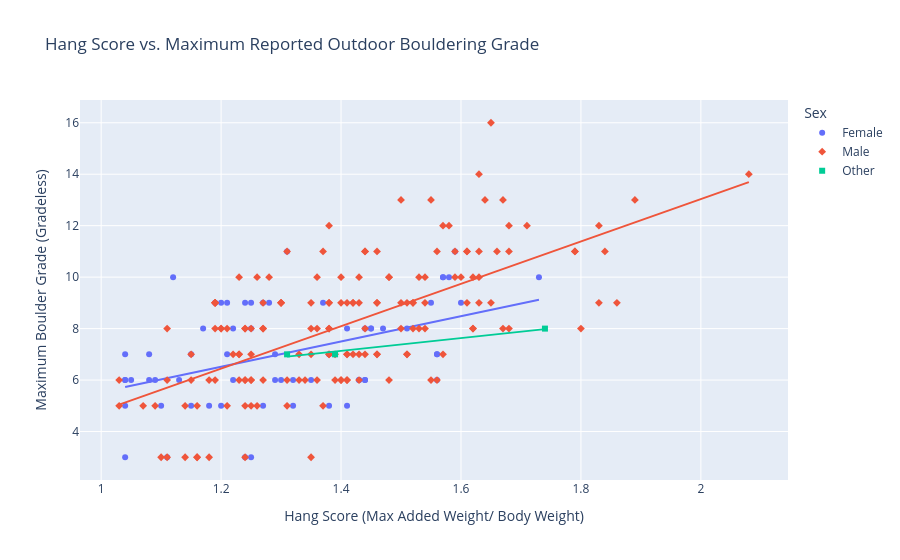
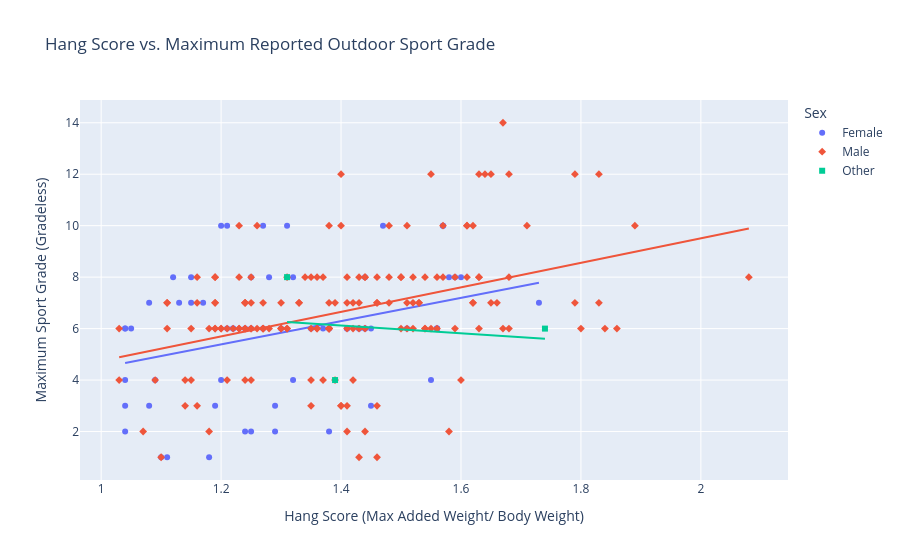
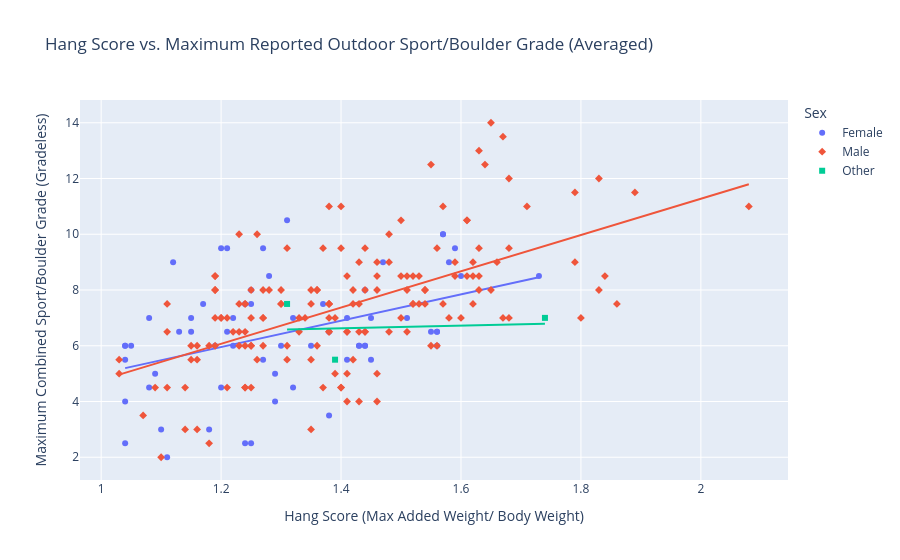
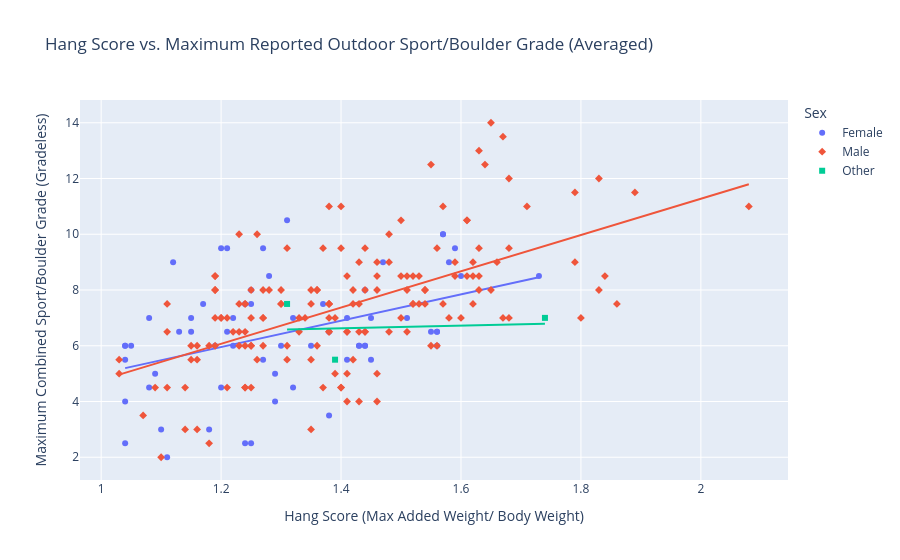

The notebook cell these images were saved under, in order:
### Code cell
boulder_fig = px.scatter(pcc_ge_3,
          x='hang_score',
          y='max_boulder',
          color='sex',
          symbol='sex',
          trendline='ols',
          title='Hang Score vs. Maximum Reported Outdoor Bouldering Grade',
          labels = {'hang_score': 'Hang Score (Max Added Weight/ Body Weight)',
                   'max_boulder': 'Maximum Boulder Grade (Gradeless)',
                    'max_sport': 'Maximum Sport Grade (Gradeless)',
                   'sex': 'Sex'})
boulder_fig.show()

boulder_fig = px.scatter(pcc_ge_3,
          x='hang_score',
          y='max_sport',
          color='sex',
          symbol='sex',
          trendline='ols',
          title='Hang Score vs. Maximum Reported Outdoor Sport Grade',
          labels = {'hang_score': 'Hang Score (Max Added Weight/ Body Weight)',
                   'max_boulder': 'Maximum Boulder Grade (Gradeless)',
                    'max_sport': 'Maximum Sport Grade (Gradeless)',
                   'sex': 'Sex'})
boulder_fig.show()

average_fig = px.scatter(pcc_ge_3,
          x='hang_score',
          y='max_climb_avg',
          color='sex',
          symbol='sex',
          trendline='ols',
          title='Hang Score vs. Maximum Reported Outdoor Sport/Boulder Grade (Averaged)',
          labels = {'hang_score': 'Hang Score (Max Added Weight/ Body Weight)',
                   'max_boulder': 'Maximum Boulder Grade (Gradeless)',
                    'max_sport': 'Maximum Sport Grade (Gradeless)',
                    'max_climb_avg': 'Maximum Combined Sport/Boulder Grade (Gradeless)',
                   'sex': 'Sex'})
average_fig.show()

boulder_vs_sport = px.scatter(pcc_ge_3,
          x='max_boulder',
          y='max_sport',
          color='sex',
          symbol='sex',
          trendline='ols',
          title='Max Boulder Grade vs. Max Sport Grade',
          labels = {'hang_score': 'Hang Score (Max Added Weight/ Body Weight)',
                   'max_boulder': 'Maximum Boulder Grade (Gradeless)',
                    'max_sport': 'Maximum Sport Grade (Gradeless)',
                    'max_climb_avg': 'Maximum Combined Sport/Boulder Grade (Gradeless)',
                   'sex': 'Sex'})
average_fig.show()

### Figure 1 — Plotly figure (JSON) as saved in the notebook; plotly's stock layout.template omitted (floating-point values rounded to 4 significant figures; data arrays with more than 128 entries replaced by an {"elided": "..."} marker saying what was removed)
{"data": [{"hovertemplate": "Sex=Female<br>Hang Score (Max Added Weight/ Body Weight)=%{x}<br>Maximum Boulder Grade (Gradeless)=%{y}<extra></extra>", "legendgroup": "Female", "marker": {"color": "#636efa", "symbol": "circle"}, "mode": "markers", "name": "Female", "orientation": "v", "showlegend": true, "type": "scatter", "x": [1.25, 1.08, 1.25, 1.17, 1.2, 1.04, 1.27, 1.24, 1.59, 1.19, 1.29, 1.21, 1.05, 1.08, 1.22, 1.58, 1.24, 1.21, 1.32, 1.22, 1.56, 1.41, 1.15, 1.57, 1.57, 1.56, 1.56, 1.31, 1.15, 1.11, 1.29, 1.55, 1.12, 1.28, 1.18, 1.73, 1.44, 1.32, 1.44, 1.37, 1.09, 1.43, 1.38, 1.04, 1.04, 1.43, 1.04, 1.25, 1.2, 1.38, 1.47, 1.35, 1.13, 1.51, 1.44, 1.04, 1.45, 1.3, 1.45, 1.1, 1.6, 1.27, 1.41], "xaxis": "x", "y": [3, 7, 9, 8, 9, 5, 9, 3, 11, 9, 6, 9, 6, 6, 8, 10, 9, 7, 6, 6, 6, 8, 7, 10, 10, 7, 7, 11, 5, 3, 7, 9, 10, 9, 5, 10, 6, 5, 6, 9, 6, 6, 7, 6, 6, 6, 3, 8, 5, 5, 8, 6, 6, 8, 8, 7, 8, 6, 8, 5, 9, 5, 5], "yaxis": "y"}, {"hovertemplate": "<b>OLS trendline</b><br>max_boulder = 4.91671 * hang_score + 0.618945<br>R<sup>2</sup>=0.193498<br><br>Sex=Female<br>Hang Score (Max Added Weight/ Body Weight)=%{x}<br>Maximum Boulder Grade (Gradeless)=%{y} <b>(trend)</b><extra></extra>", "legendgroup": "Female", "marker": {"color": "#636efa", "symbol": "circle"}, "mode": "lines", "name": "Female", "showlegend": false, "type": "scatter", "x": [1.04, 1.04, 1.04, 1.04, 1.04, 1.05, 1.08, 1.08, 1.09, 1.1, 1.11, 1.12, 1.13, 1.15, 1.15, 1.17, 1.18, 1.19, 1.2, 1.2, 1.21, 1.21, 1.22, 1.22, 1.24, 1.24, 1.25, 1.25, 1.25, 1.27, 1.27, 1.28, 1.29, 1.29, 1.3, 1.31, 1.32, 1.32, 1.35, 1.37, 1.38, 1.38, 1.41, 1.41, 1.43, 1.43, 1.44, 1.44, 1.44, 1.45, 1.45, 1.47, 1.51, 1.55, 1.56, 1.56, 1.56, 1.57, 1.57, 1.58, 1.59, 1.6, 1.73], "xaxis": "x", "y": [5.732, 5.732, 5.732, 5.732, 5.732, 5.781, 5.929, 5.929, 5.978, 6.027, 6.076, 6.126, 6.175, 6.273, 6.273, 6.372, 6.421, 6.47, 6.519, 6.519, 6.568, 6.568, 6.617, 6.617, 6.716, 6.716, 6.765, 6.765, 6.765, 6.863, 6.863, 6.912, 6.962, 6.962, 7.011, 7.06, 7.109, 7.109, 7.257, 7.355, 7.404, 7.404, 7.552, 7.552, 7.65, 7.65, 7.699, 7.699, 7.699, 7.748, 7.748, 7.847, 8.043, 8.24, 8.289, 8.289, 8.289, 8.338, 8.338, 8.387, 8.437, 8.486, 9.125], "yaxis": "y"}, {"hovertemplate": "Sex=Male<br>Hang Score (Max Added Weight/ Body Weight)=%{x}<br>Maximum Boulder Grade (Gradeless)=%{y}<extra></extra>", "legendgroup": "Male", "marker": {"color": "#EF553B", "symbol": "diamond"}, "mode": "markers", "name": "Male", "orientation": "v", "showlegend": true, "type": "scatter", "x": {"elided": "158 float values"}, "xaxis": "x", "y": {"elided": "158 int values"}, "yaxis": "y"}, {"hovertemplate": "<b>OLS trendline</b><br>max_boulder = 8.23523 * hang_score + -3.43751<br>R<sup>2</sup>=0.418221<br><br>Sex=Male<br>Hang Score (Max Added Weight/ Body Weight)=%{x}<br>Maximum Boulder Grade (Gradeless)=%{y} <b>(trend)</b><extra></extra>", "legendgroup": "Male", "marker": {"color": "#EF553B", "symbol": "diamond"}, "mode": "lines", "name": "Male", "showlegend": false, "type": "scatter", "x": {"elided": "158 float values"}, "xaxis": "x", "y": {"elided": "158 float values"}, "yaxis": "y"}, {"hovertemplate": "Sex=Other<br>Hang Score (Max Added Weight/ Body Weight)=%{x}<br>Maximum Boulder Grade (Gradeless)=%{y}<extra></extra>", "legendgroup": "Other", "marker": {"color": "#00cc96", "symbol": "square"}, "mode": "markers", "name": "Other", "orientation": "v", "showlegend": true, "type": "scatter", "x": [1.31, 1.39, 1.74], "xaxis": "x", "y": [7, 7, 8], "yaxis": "y"}, {"hovertemplate": "<b>OLS trendline</b><br>max_boulder = 2.48566 * hang_score + 3.65456<br>R<sup>2</sup>=0.969407<br><br>Sex=Other<br>Hang Score (Max Added Weight/ Body Weight)=%{x}<br>Maximum Boulder Grade (Gradeless)=%{y} <b>(trend)</b><extra></extra>", "legendgroup": "Other", "marker": {"color": "#00cc96", "symbol": "square"}, "mode": "lines", "name": "Other", "showlegend": false, "type": "scatter", "x": [1.31, 1.39, 1.74], "xaxis": "x", "y": [6.911, 7.11, 7.98], "yaxis": "y"}], "layout": {"autosize": true, "legend": {"title": {"text": "Sex"}, "tracegroupgap": 0}, "title": {"text": "Hang Score vs. Maximum Reported Outdoor Bouldering Grade"}, "xaxis": {"anchor": "y", "autorange": true, "domain": [0, 1], "range": [0.9633, 2.147], "title": {"text": "Hang Score (Max Added Weight/ Body Weight)"}, "type": "linear"}, "yaxis": {"anchor": "x", "autorange": true, "domain": [0, 1], "range": [2.048, 16.95], "title": {"text": "Maximum Boulder Grade (Gradeless)"}, "type": "linear"}}}

### Figure 2 — Plotly figure (JSON) as saved in the notebook; plotly's stock layout.template omitted (floating-point values rounded to 4 significant figures; data arrays with more than 128 entries replaced by an {"elided": "..."} marker saying what was removed)
{"data": [{"hovertemplate": "Sex=Female<br>Hang Score (Max Added Weight/ Body Weight)=%{x}<br>Maximum Sport Grade (Gradeless)=%{y}<extra></extra>", "legendgroup": "Female", "marker": {"color": "#636efa", "symbol": "circle"}, "mode": "markers", "name": "Female", "orientation": "v", "showlegend": true, "type": "scatter", "x": [1.25, 1.08, 1.25, 1.17, 1.2, 1.04, 1.27, 1.24, 1.59, 1.19, 1.29, 1.21, 1.05, 1.08, 1.22, 1.58, 1.24, 1.21, 1.32, 1.22, 1.56, 1.41, 1.15, 1.57, 1.57, 1.56, 1.56, 1.31, 1.15, 1.11, 1.29, 1.55, 1.12, 1.28, 1.18, 1.73, 1.44, 1.32, 1.44, 1.37, 1.09, 1.43, 1.38, 1.04, 1.04, 1.43, 1.04, 1.25, 1.2, 1.38, 1.47, 1.35, 1.13, 1.51, 1.44, 1.04, 1.45, 1.3, 1.45, 1.1, 1.6, 1.27, 1.41], "xaxis": "x", "y": [2, 7, 6, 7, 10, 3, 10, 2, 8, 3, 2, 10, 6, 3, 6, 8, 6, 6, 8, 6, 6, 6, 7, 10, 10, 6, 6, 10, 8, 1, 3, 4, 8, 8, 1, 7, 6, 4, 6, 6, 4, 6, 6, 6, 6, 6, 2, 8, 4, 2, 10, 6, 7, 6, 8, 4, 6, 6, 3, 1, 8, 6, 6], "yaxis": "y"}, {"hovertemplate": "<b>OLS trendline</b><br>max_sport = 4.52279 * hang_score + -0.041864<br>R<sup>2</sup>=0.106569<br><br>Sex=Female<br>Hang Score (Max Added Weight/ Body Weight)=%{x}<br>Maximum Sport Grade (Gradeless)=%{y} <b>(trend)</b><extra></extra>", "legendgroup": "Female", "marker": {"color": "#636efa", "symbol": "circle"}, "mode": "lines", "name": "Female", "showlegend": false, "type": "scatter", "x": [1.04, 1.04, 1.04, 1.04, 1.04, 1.05, 1.08, 1.08, 1.09, 1.1, 1.11, 1.12, 1.13, 1.15, 1.15, 1.17, 1.18, 1.19, 1.2, 1.2, 1.21, 1.21, 1.22, 1.22, 1.24, 1.24, 1.25, 1.25, 1.25, 1.27, 1.27, 1.28, 1.29, 1.29, 1.3, 1.31, 1.32, 1.32, 1.35, 1.37, 1.38, 1.38, 1.41, 1.41, 1.43, 1.43, 1.44, 1.44, 1.44, 1.45, 1.45, 1.47, 1.51, 1.55, 1.56, 1.56, 1.56, 1.57, 1.57, 1.58, 1.59, 1.6, 1.73], "xaxis": "x", "y": [4.662, 4.662, 4.662, 4.662, 4.662, 4.707, 4.843, 4.843, 4.888, 4.933, 4.978, 5.024, 5.069, 5.159, 5.159, 5.25, 5.295, 5.34, 5.385, 5.385, 5.431, 5.431, 5.476, 5.476, 5.566, 5.566, 5.612, 5.612, 5.612, 5.702, 5.702, 5.747, 5.793, 5.793, 5.838, 5.883, 5.928, 5.928, 6.064, 6.154, 6.2, 6.2, 6.335, 6.335, 6.426, 6.426, 6.471, 6.471, 6.471, 6.516, 6.516, 6.607, 6.788, 6.968, 7.014, 7.014, 7.014, 7.059, 7.059, 7.104, 7.149, 7.195, 7.783], "yaxis": "y"}, {"hovertemplate": "Sex=Male<br>Hang Score (Max Added Weight/ Body Weight)=%{x}<br>Maximum Sport Grade (Gradeless)=%{y}<extra></extra>", "legendgroup": "Male", "marker": {"color": "#EF553B", "symbol": "diamond"}, "mode": "markers", "name": "Male", "orientation": "v", "showlegend": true, "type": "scatter", "x": {"elided": "158 float values"}, "xaxis": "x", "y": {"elided": "158 int values"}, "yaxis": "y"}, {"hovertemplate": "<b>OLS trendline</b><br>max_sport = 4.77158 * hang_score + -0.0308313<br>R<sup>2</sup>=0.158160<br><br>Sex=Male<br>Hang Score (Max Added Weight/ Body Weight)=%{x}<br>Maximum Sport Grade (Gradeless)=%{y} <b>(trend)</b><extra></extra>", "legendgroup": "Male", "marker": {"color": "#EF553B", "symbol": "diamond"}, "mode": "lines", "name": "Male", "showlegend": false, "type": "scatter", "x": {"elided": "158 float values"}, "xaxis": "x", "y": {"elided": "158 float values"}, "yaxis": "y"}, {"hovertemplate": "Sex=Other<br>Hang Score (Max Added Weight/ Body Weight)=%{x}<br>Maximum Sport Grade (Gradeless)=%{y}<extra></extra>", "legendgroup": "Other", "marker": {"color": "#00cc96", "symbol": "square"}, "mode": "markers", "name": "Other", "orientation": "v", "showlegend": true, "type": "scatter", "x": [1.31, 1.39, 1.74], "xaxis": "x", "y": [8, 4, 6], "yaxis": "y"}, {"hovertemplate": "<b>OLS trendline</b><br>max_sport = -1.52964 * hang_score + 8.26386<br>R<sup>2</sup>=0.030593<br><br>Sex=Other<br>Hang Score (Max Added Weight/ Body Weight)=%{x}<br>Maximum Sport Grade (Gradeless)=%{y} <b>(trend)</b><extra></extra>", "legendgroup": "Other", "marker": {"color": "#00cc96", "symbol": "square"}, "mode": "lines", "name": "Other", "showlegend": false, "type": "scatter", "x": [1.31, 1.39, 1.74], "xaxis": "x", "y": [6.26, 6.138, 5.602], "yaxis": "y"}], "layout": {"autosize": true, "legend": {"title": {"text": "Sex"}, "tracegroupgap": 0}, "title": {"text": "Hang Score vs. Maximum Reported Outdoor Sport Grade"}, "xaxis": {"anchor": "y", "autorange": true, "domain": [0, 1], "range": [0.9633, 2.147], "title": {"text": "Hang Score (Max Added Weight/ Body Weight)"}, "type": "linear"}, "yaxis": {"anchor": "x", "autorange": true, "domain": [0, 1], "range": [0.04777, 14.95], "title": {"text": "Maximum Sport Grade (Gradeless)"}, "type": "linear"}}}

### Figure 3 — Plotly figure (JSON) as saved in the notebook; plotly's stock layout.template omitted (floating-point values rounded to 4 significant figures; data arrays with more than 128 entries replaced by an {"elided": "..."} marker saying what was removed)
{"data": [{"hovertemplate": "Sex=Female<br>Hang Score (Max Added Weight/ Body Weight)=%{x}<br>Maximum Combined Sport/Boulder Grade (Gradeless)=%{y}<extra></extra>", "legendgroup": "Female", "marker": {"color": "#636efa", "symbol": "circle"}, "mode": "markers", "name": "Female", "orientation": "v", "showlegend": true, "type": "scatter", "x": [1.25, 1.08, 1.25, 1.17, 1.2, 1.04, 1.27, 1.24, 1.59, 1.19, 1.29, 1.21, 1.05, 1.08, 1.22, 1.58, 1.24, 1.21, 1.32, 1.22, 1.56, 1.41, 1.15, 1.57, 1.57, 1.56, 1.56, 1.31, 1.15, 1.11, 1.29, 1.55, 1.12, 1.28, 1.18, 1.73, 1.44, 1.32, 1.44, 1.37, 1.09, 1.43, 1.38, 1.04, 1.04, 1.43, 1.04, 1.25, 1.2, 1.38, 1.47, 1.35, 1.13, 1.51, 1.44, 1.04, 1.45, 1.3, 1.45, 1.1, 1.6, 1.27, 1.41], "xaxis": "x", "y": [2.5, 7, 7.5, 7.5, 9.5, 4, 9.5, 2.5, 9.5, 6, 4, 9.5, 6, 4.5, 7, 9, 7.5, 6.5, 7, 6, 6, 7, 7, 10, 10, 6.5, 6.5, 10.5, 6.5, 2, 5, 6.5, 9, 8.5, 3, 8.5, 6, 4.5, 6, 7.5, 5, 6, 6.5, 6, 6, 6, 2.5, 8, 4.5, 3.5, 9, 6, 6.5, 7, 8, 5.5, 7, 6, 5.5, 3, 8.5, 5.5, 5.5], "yaxis": "y"}, {"hovertemplate": "<b>OLS trendline</b><br>max_climb_avg = 4.71975 * hang_score + 0.288541<br>R<sup>2</sup>=0.169134<br><br>Sex=Female<br>Hang Score (Max Added Weight/ Body Weight)=%{x}<br>Maximum Combined Sport/Boulder Grade (Gradeless)=%{y} <b>(trend)</b><extra></extra>", "legendgroup": "Female", "marker": {"color": "#636efa", "symbol": "circle"}, "mode": "lines", "name": "Female", "showlegend": false, "type": "scatter", "x": [1.04, 1.04, 1.04, 1.04, 1.04, 1.05, 1.08, 1.08, 1.09, 1.1, 1.11, 1.12, 1.13, 1.15, 1.15, 1.17, 1.18, 1.19, 1.2, 1.2, 1.21, 1.21, 1.22, 1.22, 1.24, 1.24, 1.25, 1.25, 1.25, 1.27, 1.27, 1.28, 1.29, 1.29, 1.3, 1.31, 1.32, 1.32, 1.35, 1.37, 1.38, 1.38, 1.41, 1.41, 1.43, 1.43, 1.44, 1.44, 1.44, 1.45, 1.45, 1.47, 1.51, 1.55, 1.56, 1.56, 1.56, 1.57, 1.57, 1.58, 1.59, 1.6, 1.73], "xaxis": "x", "y": [5.197, 5.197, 5.197, 5.197, 5.197, 5.244, 5.386, 5.386, 5.433, 5.48, 5.527, 5.575, 5.622, 5.716, 5.716, 5.811, 5.858, 5.905, 5.952, 5.952, 5.999, 5.999, 6.047, 6.047, 6.141, 6.141, 6.188, 6.188, 6.188, 6.283, 6.283, 6.33, 6.377, 6.377, 6.424, 6.471, 6.519, 6.519, 6.66, 6.755, 6.802, 6.802, 6.943, 6.943, 7.038, 7.038, 7.085, 7.085, 7.085, 7.132, 7.132, 7.227, 7.415, 7.604, 7.651, 7.651, 7.651, 7.699, 7.699, 7.746, 7.793, 7.84, 8.454], "yaxis": "y"}, {"hovertemplate": "Sex=Male<br>Hang Score (Max Added Weight/ Body Weight)=%{x}<br>Maximum Combined Sport/Boulder Grade (Gradeless)=%{y}<extra></extra>", "legendgroup": "Male", "marker": {"color": "#EF553B", "symbol": "diamond"}, "mode": "markers", "name": "Male", "orientation": "v", "showlegend": true, "type": "scatter", "x": {"elided": "158 float values"}, "xaxis": "x", "y": {"elided": "158 float values"}, "yaxis": "y"}, {"hovertemplate": "<b>OLS trendline</b><br>max_climb_avg = 6.5034 * hang_score + -1.73417<br>R<sup>2</sup>=0.339163<br><br>Sex=Male<br>Hang Score (Max Added Weight/ Body Weight)=%{x}<br>Maximum Combined Sport/Boulder Grade (Gradeless)=%{y} <b>(trend)</b><extra></extra>", "legendgroup": "Male", "marker": {"color": "#EF553B", "symbol": "diamond"}, "mode": "lines", "name": "Male", "showlegend": false, "type": "scatter", "x": {"elided": "158 float values"}, "xaxis": "x", "y": {"elided": "158 float values"}, "yaxis": "y"}, {"hovertemplate": "Sex=Other<br>Hang Score (Max Added Weight/ Body Weight)=%{x}<br>Maximum Combined Sport/Boulder Grade (Gradeless)=%{y}<extra></extra>", "legendgroup": "Other", "marker": {"color": "#00cc96", "symbol": "square"}, "mode": "markers", "name": "Other", "orientation": "v", "showlegend": true, "type": "scatter", "x": [1.31, 1.39, 1.74], "xaxis": "x", "y": [7.5, 5.5, 7], "yaxis": "y"}, {"hovertemplate": "<b>OLS trendline</b><br>max_climb_avg = 0.478011 * hang_score + 5.95921<br>R<sup>2</sup>=0.011031<br><br>Sex=Other<br>Hang Score (Max Added Weight/ Body Weight)=%{x}<br>Maximum Combined Sport/Boulder Grade (Gradeless)=%{y} <b>(trend)</b><extra></extra>", "legendgroup": "Other", "marker": {"color": "#00cc96", "symbol": "square"}, "mode": "lines", "name": "Other", "showlegend": false, "type": "scatter", "x": [1.31, 1.39, 1.74], "xaxis": "x", "y": [6.585, 6.624, 6.791], "yaxis": "y"}], "layout": {"autosize": true, "legend": {"title": {"text": "Sex"}, "tracegroupgap": 0}, "title": {"text": "Hang Score vs. Maximum Reported Outdoor Sport/Boulder Grade (Averaged)"}, "xaxis": {"anchor": "y", "autorange": true, "domain": [0, 1], "range": [0.9633, 2.147], "title": {"text": "Hang Score (Max Added Weight/ Body Weight)"}, "type": "linear"}, "yaxis": {"anchor": "x", "autorange": true, "domain": [0, 1], "range": [1.121, 14.88], "title": {"text": "Maximum Combined Sport/Boulder Grade (Gradeless)"}, "type": "linear"}}}

### Figure 4 — Plotly figure (JSON) as saved in the notebook; plotly's stock layout.template omitted (floating-point values rounded to 4 significant figures; data arrays with more than 128 entries replaced by an {"elided": "..."} marker saying what was removed)
{"data": [{"hovertemplate": "Sex=Female<br>Hang Score (Max Added Weight/ Body Weight)=%{x}<br>Maximum Combined Sport/Boulder Grade (Gradeless)=%{y}<extra></extra>", "legendgroup": "Female", "marker": {"color": "#636efa", "symbol": "circle"}, "mode": "markers", "name": "Female", "orientation": "v", "showlegend": true, "type": "scatter", "x": [1.25, 1.08, 1.25, 1.17, 1.2, 1.04, 1.27, 1.24, 1.59, 1.19, 1.29, 1.21, 1.05, 1.08, 1.22, 1.58, 1.24, 1.21, 1.32, 1.22, 1.56, 1.41, 1.15, 1.57, 1.57, 1.56, 1.56, 1.31, 1.15, 1.11, 1.29, 1.55, 1.12, 1.28, 1.18, 1.73, 1.44, 1.32, 1.44, 1.37, 1.09, 1.43, 1.38, 1.04, 1.04, 1.43, 1.04, 1.25, 1.2, 1.38, 1.47, 1.35, 1.13, 1.51, 1.44, 1.04, 1.45, 1.3, 1.45, 1.1, 1.6, 1.27, 1.41], "xaxis": "x", "y": [2.5, 7, 7.5, 7.5, 9.5, 4, 9.5, 2.5, 9.5, 6, 4, 9.5, 6, 4.5, 7, 9, 7.5, 6.5, 7, 6, 6, 7, 7, 10, 10, 6.5, 6.5, 10.5, 6.5, 2, 5, 6.5, 9, 8.5, 3, 8.5, 6, 4.5, 6, 7.5, 5, 6, 6.5, 6, 6, 6, 2.5, 8, 4.5, 3.5, 9, 6, 6.5, 7, 8, 5.5, 7, 6, 5.5, 3, 8.5, 5.5, 5.5], "yaxis": "y"}, {"hovertemplate": "<b>OLS trendline</b><br>max_climb_avg = 4.71975 * hang_score + 0.288541<br>R<sup>2</sup>=0.169134<br><br>Sex=Female<br>Hang Score (Max Added Weight/ Body Weight)=%{x}<br>Maximum Combined Sport/Boulder Grade (Gradeless)=%{y} <b>(trend)</b><extra></extra>", "legendgroup": "Female", "marker": {"color": "#636efa", "symbol": "circle"}, "mode": "lines", "name": "Female", "showlegend": false, "type": "scatter", "x": [1.04, 1.04, 1.04, 1.04, 1.04, 1.05, 1.08, 1.08, 1.09, 1.1, 1.11, 1.12, 1.13, 1.15, 1.15, 1.17, 1.18, 1.19, 1.2, 1.2, 1.21, 1.21, 1.22, 1.22, 1.24, 1.24, 1.25, 1.25, 1.25, 1.27, 1.27, 1.28, 1.29, 1.29, 1.3, 1.31, 1.32, 1.32, 1.35, 1.37, 1.38, 1.38, 1.41, 1.41, 1.43, 1.43, 1.44, 1.44, 1.44, 1.45, 1.45, 1.47, 1.51, 1.55, 1.56, 1.56, 1.56, 1.57, 1.57, 1.58, 1.59, 1.6, 1.73], "xaxis": "x", "y": [5.197, 5.197, 5.197, 5.197, 5.197, 5.244, 5.386, 5.386, 5.433, 5.48, 5.527, 5.575, 5.622, 5.716, 5.716, 5.811, 5.858, 5.905, 5.952, 5.952, 5.999, 5.999, 6.047, 6.047, 6.141, 6.141, 6.188, 6.188, 6.188, 6.283, 6.283, 6.33, 6.377, 6.377, 6.424, 6.471, 6.519, 6.519, 6.66, 6.755, 6.802, 6.802, 6.943, 6.943, 7.038, 7.038, 7.085, 7.085, 7.085, 7.132, 7.132, 7.227, 7.415, 7.604, 7.651, 7.651, 7.651, 7.699, 7.699, 7.746, 7.793, 7.84, 8.454], "yaxis": "y"}, {"hovertemplate": "Sex=Male<br>Hang Score (Max Added Weight/ Body Weight)=%{x}<br>Maximum Combined Sport/Boulder Grade (Gradeless)=%{y}<extra></extra>", "legendgroup": "Male", "marker": {"color": "#EF553B", "symbol": "diamond"}, "mode": "markers", "name": "Male", "orientation": "v", "showlegend": true, "type": "scatter", "x": {"elided": "158 float values"}, "xaxis": "x", "y": {"elided": "158 float values"}, "yaxis": "y"}, {"hovertemplate": "<b>OLS trendline</b><br>max_climb_avg = 6.5034 * hang_score + -1.73417<br>R<sup>2</sup>=0.339163<br><br>Sex=Male<br>Hang Score (Max Added Weight/ Body Weight)=%{x}<br>Maximum Combined Sport/Boulder Grade (Gradeless)=%{y} <b>(trend)</b><extra></extra>", "legendgroup": "Male", "marker": {"color": "#EF553B", "symbol": "diamond"}, "mode": "lines", "name": "Male", "showlegend": false, "type": "scatter", "x": {"elided": "158 float values"}, "xaxis": "x", "y": {"elided": "158 float values"}, "yaxis": "y"}, {"hovertemplate": "Sex=Other<br>Hang Score (Max Added Weight/ Body Weight)=%{x}<br>Maximum Combined Sport/Boulder Grade (Gradeless)=%{y}<extra></extra>", "legendgroup": "Other", "marker": {"color": "#00cc96", "symbol": "square"}, "mode": "markers", "name": "Other", "orientation": "v", "showlegend": true, "type": "scatter", "x": [1.31, 1.39, 1.74], "xaxis": "x", "y": [7.5, 5.5, 7], "yaxis": "y"}, {"hovertemplate": "<b>OLS trendline</b><br>max_climb_avg = 0.478011 * hang_score + 5.95921<br>R<sup>2</sup>=0.011031<br><br>Sex=Other<br>Hang Score (Max Added Weight/ Body Weight)=%{x}<br>Maximum Combined Sport/Boulder Grade (Gradeless)=%{y} <b>(trend)</b><extra></extra>", "legendgroup": "Other", "marker": {"color": "#00cc96", "symbol": "square"}, "mode": "lines", "name": "Other", "showlegend": false, "type": "scatter", "x": [1.31, 1.39, 1.74], "xaxis": "x", "y": [6.585, 6.624, 6.791], "yaxis": "y"}], "layout": {"autosize": true, "legend": {"title": {"text": "Sex"}, "tracegroupgap": 0}, "title": {"text": "Hang Score vs. Maximum Reported Outdoor Sport/Boulder Grade (Averaged)"}, "xaxis": {"anchor": "y", "autorange": true, "domain": [0, 1], "range": [0.9633, 2.147], "title": {"text": "Hang Score (Max Added Weight/ Body Weight)"}, "type": "linear"}, "yaxis": {"anchor": "x", "autorange": true, "domain": [0, 1], "range": [1.121, 14.88], "title": {"text": "Maximum Combined Sport/Boulder Grade (Gradeless)"}, "type": "linear"}}}
